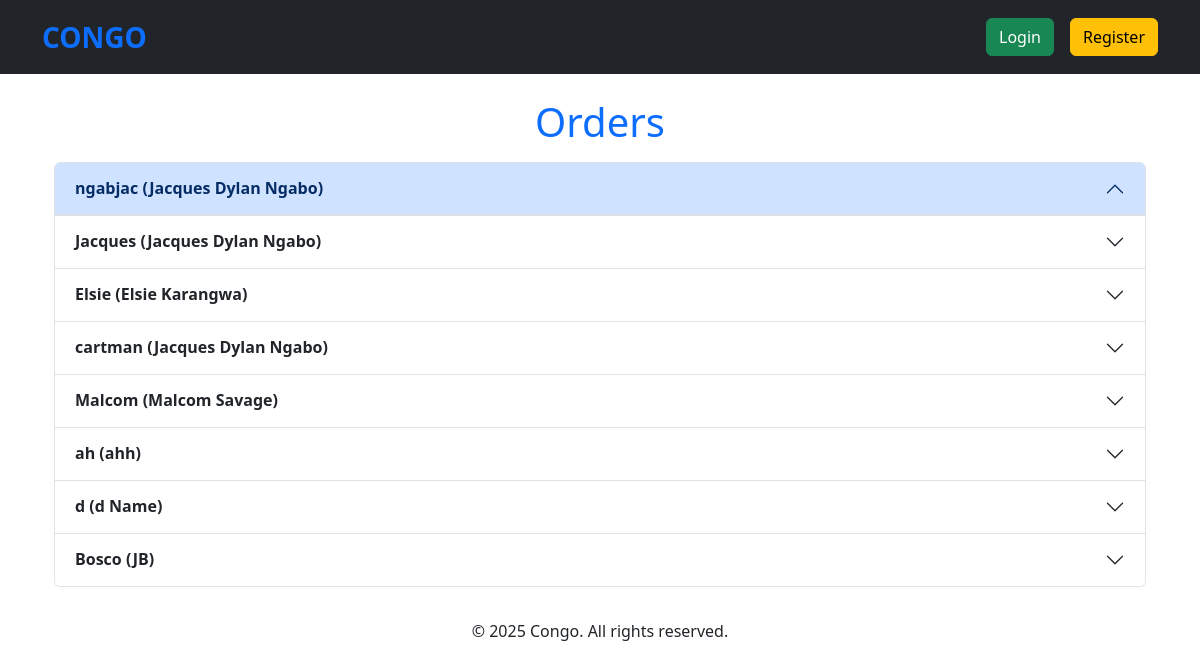
Screenshot of /orders/ with the database file from the repository.
### models.py (models this page shows)
class Order(db.Model):
    id = db.Column(db.Integer, primary_key=True)
    username = db.Column(db.String(80), unique=False, nullable=False)
    realname = db.Column(db.String(200), unique=False, nullable=False)
    mailingaddress = db.Column(db.String(200), unique=False, nullable=False)
    cart = db.Column(JSON, nullable=False)

### app.py (the view)
@app.route("/orders/", methods=["GET"])
def orders():
    orders = Order.query.all()
    grouped_orders = defaultdict(list)
    for order in orders:
        grouped_orders[order.username].append(order)  # Group the orders by the username
    return render_template("orders.html", grouped_orders=grouped_orders)

### app.py (called while the page is built)
@app.before_request
def check_login():
    if (
        request.path == url_for("register_form")
        or request.path == url_for("login_form")
        or request.path == url_for("orders")
        or request.path == url_for("create_user")
        or request.path.startswith("/static/")
    ):
        pass
    elif "username" not in session:
        return redirect(url_for("login_form"))

@app.after_request
def add_no_cache_headers(response):
    response.headers["Cache-Control"] = "no-store, no-cache, must-revalidate, max-age=0"
    response.headers["Pragma"] = "no-cache"
    response.headers["Expires"] = "0"
    return response

### templates/orders.html (shortened to what this page needs)
{% extends "base.html" %}
{% block content %}
<div class="container mt-4">
    <h1 class="text-primary text-center">Orders</h1>
    {% if grouped_orders %}
        <div class="accordion mt-3" id="ordersAccordion">
            {% for username, user_orders in grouped_orders.items() %}
                <div class="accordion-item">
                    <h2 class="accordion-header" id="heading-{{ username }}">
                        <button class="accordion-button {% if loop.index != 1 %}collapsed{% endif %}"
                                type="button"
                                data-bs-toggle="collapse"
                                data-bs-target="#collapse-{{ username }}"
                                aria-expanded="{% if loop.index == 1 %}true{% else %}false{% endif %}"
                                aria-controls="collapse-{{ username }}">
                            <strong>{{ username }} ({{ user_orders[0].realname }})</strong>
                        </button>
                    </h2>
                </div>
            {% endfor %}
        </div>
    {% else %}
        <div class="alert alert-warning text-center mt-4">
            <p>No orders have been placed yet.</p>
        </div>
    {% endif %}
</div>
{% endblock %}

### rows the page displays
Order: username "ngabjac", realname "Jacques Dylan Ngabo"
Order: username "Jacques", realname "Jacques Dylan Ngabo"
Order: username "Elsie", realname "Elsie Karangwa"
Order: username "cartman", realname "Jacques Dylan Ngabo"
Order: username "Malcom", realname "Malcom Savage"
Order: username "ah", realname "ahh"
Order: realname "d Name"
Order: username "Bosco", realname "JB"

### other values shown
{{ username }} "d"
